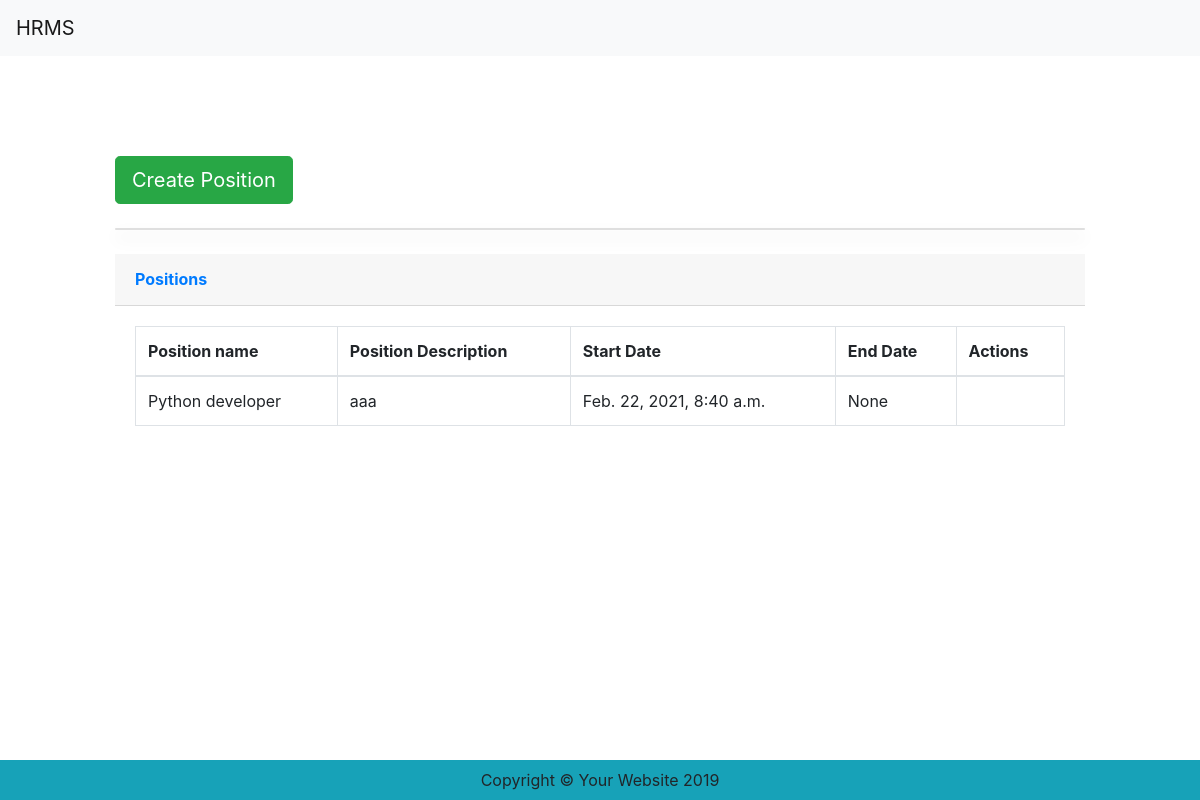
Page /position/ on the committed database.
### positions/models.py (models this page shows, shortened)
class Position(models.Model):
    position_name=models.CharField(max_length=50)
    position_description= models.CharField(max_length=100)
    start_date=models.DateTimeField(auto_now_add=True)
    end_date=models.DateField(blank=True,null=True)

### positions/views.py (the view)
# urls.py: path('position/', include('positions.urls')),
def positions(request):
    all_positions = Position.objects.all()
    context = {
        'all_positions' : all_positions ,
    }
    return render(request,'all_positions.html',context)

### templates/all_positions.html (shortened to what this page needs)
{% extends './base.html' %} {% block content %}
<div class="row justify-content-center" style="margin-top: 100px;">
    <div class="col-10 ">
        <a href="{% url 'create-position' %}" class="btn btn-lg btn-success text-gray-800 mr-3 mb-2">Create Position</a></h1>
    </div>
</div>
<div class="row justify-content-center ">
    <div class="col-10 ">
        <div class="card shadow mb-4 mt-3"></div>
        <div class="card-header py-3">
            <h6 class="m-0 font-weight-bold text-primary">Positions</h6>
        </div>
        <div class="card-body">
            <div class="table-responsive">
                <table class="table table-bordered" id="dataTable" width="100%" cellspacing="0">
                    <thead>
                        <tr>
                            <th>Position name</th>
                            <th>Position Description</th>
                            <th>Start Date</th>
                            <th>End Date</th>
                            <th>Actions</th>
                        </tr>
                    </thead>
                    <tbody>
                        {% for i in all_positions %}
                        <tr>
                            <td>{{ i.position_name}}</td>
                            <td>{{ i.position_description }}</td>
                            <td>{{ i.start_date }}</td>
                            <td>{{ i.end_date }}</td>
                            <td>
                            </td>
                        </tr>
                        {% endfor %}
                    </tbody>
                </table>
            </div>
        </div>
    </div>
</div>
</div>
{% endblock %}

### rows in the picture
Position: position_name "Python developer", position_description "aaa", start_date "Feb. 22, 2021, 8:40 a.m.", end_date "None"
